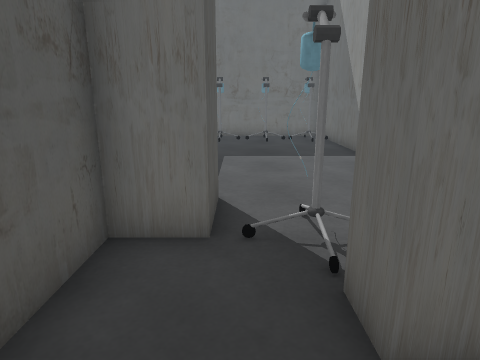
[1] (above)

16 first-person views from a walk through a Unity game level. The camera is 1.3 m above the floor, tilts 14° down and sees 75° across. The floor is counted in squares, 0.67 m on a side. Each view is taken from the middle of a square. On the plan, view 1 faces up. The plan holds only what a view shows up to about 17 squares ahead; the rest is blank. The player is left out. Some animated figures are left out. Door leaves are left out, so doorways stand open. Some surface patterns are stand-ins.

[2]
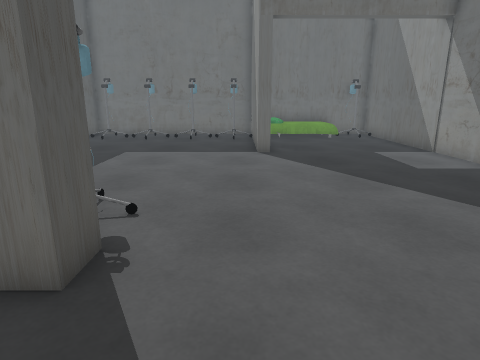

[3]
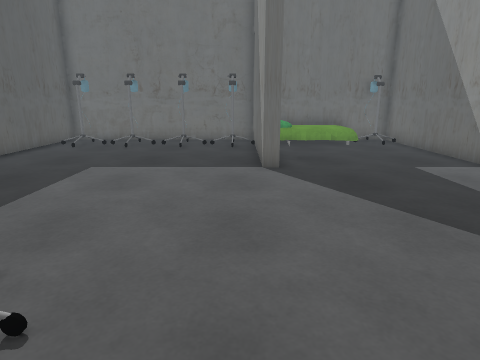

[4]
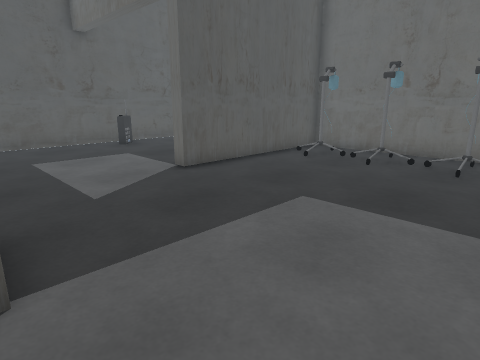

[5]
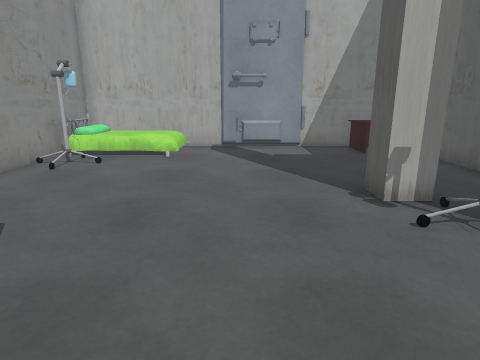

[6]
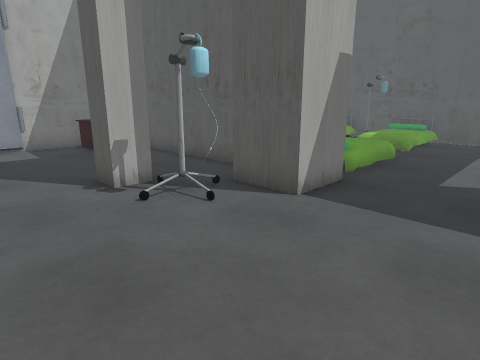

[7]
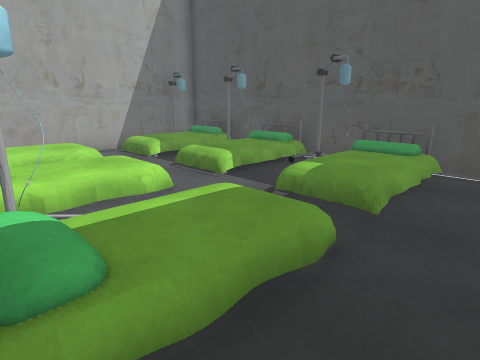

[8]
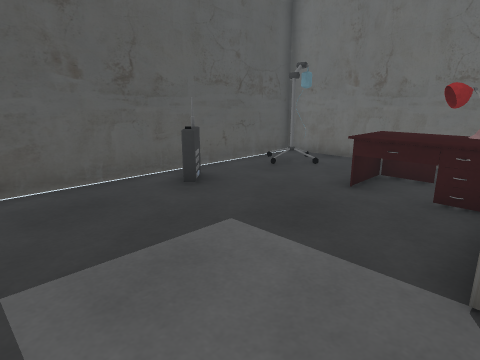

[9]
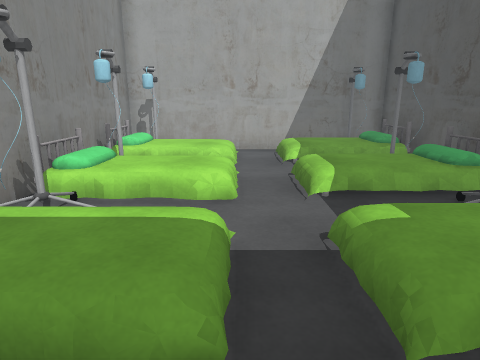

[10]
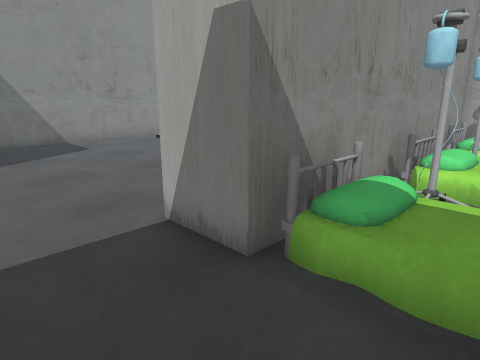

[11]
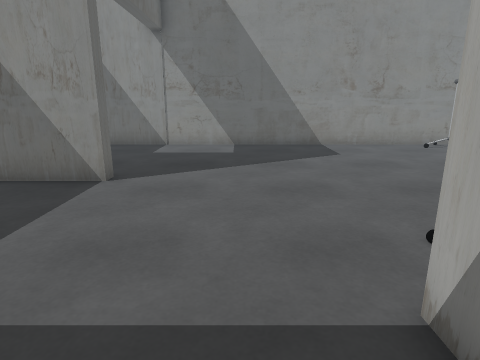

[12]
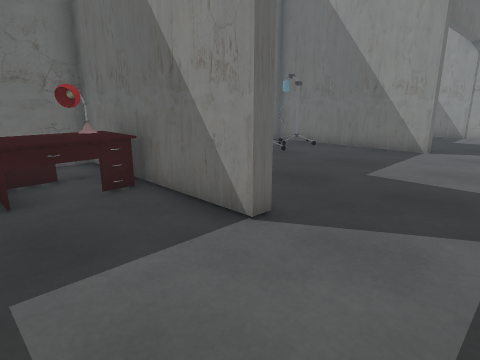

[13]
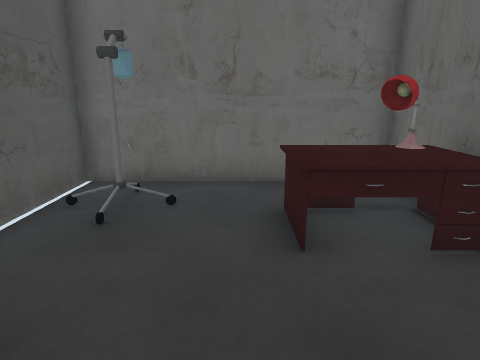

[14]
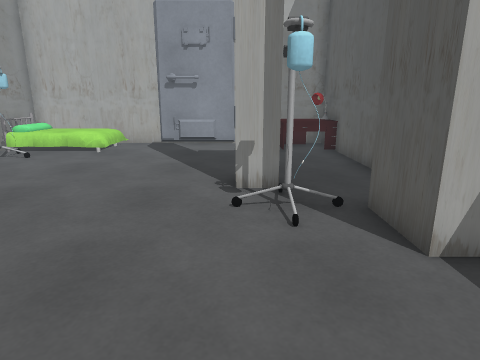

[15]
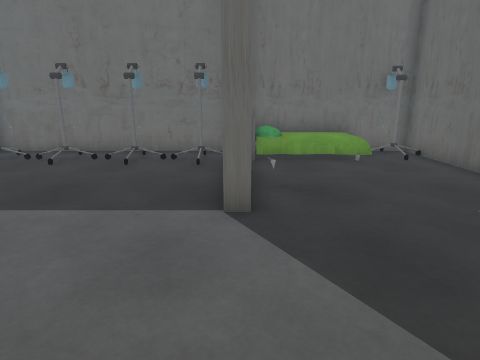

[16]
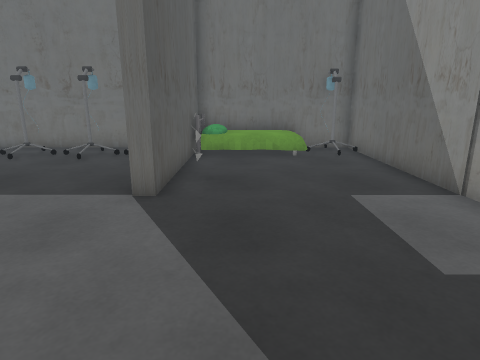

### Floor plan
Key: @ floor where view 1 was taken; # wall or solid block; . main floor; : floor 0.25 m higher than the main floor; + floor 0.5 m higher than the main floor; D open door; O other object.
Columns run from 13 left of view 1 to 12 right of it. Each row starts with its distance up from view 1.
 19 ##########################
 18 # O.....#OO O.O  O#O+++OO#
 17 #.O..OOO# O.O.O..O#O+++. #
 16 #....OOO#.........# .....#
 15 #....OOO#.........#......#
 14 #.......#.........#......#
 13 #OO.....#.........#O.....#
 12 #DO...DDD.........DDD..DDD
 11 #...................DDDD.#
 10 #........................#
  9 #........................#
  8 #........................#
  7 #........................#
  6 #O:::..+++O###...........#
  5 #   +..    ###O..........#
  4 #OO +..  O###............#
  3 #  ....  O #..##.........#
  2 #.........O#..##.........#
  1 #++++..    #.............#
  0 #OO +..  O##.@...........#
 -1 #   ...    #............##
 -2 #O ::..  OO#............O#
 -3 #O ++..  OOOOO.......+++ #
 -4 #OO++..  OOOOO.......+++O#
 -5 ##########################

Positions as (right, up) in squares from view 1, and headings:
1: (0, 0), facing up
2: (4, -1), facing up
3: (4, 2), facing up
4: (3, 6), facing up-left
5: (5, 9), facing down
6: (5, 10), facing down-left
7: (-3, 8), facing down-left
8: (-5, 8), facing up-left
9: (-7, 8), facing down
10: (-5, 9), facing down-right
11: (-3, 8), facing right
12: (-9, 8), facing up-right
13: (-9, 11), facing up
14: (2, 10), facing down
15: (5, 6), facing up
16: (7, 5), facing up
